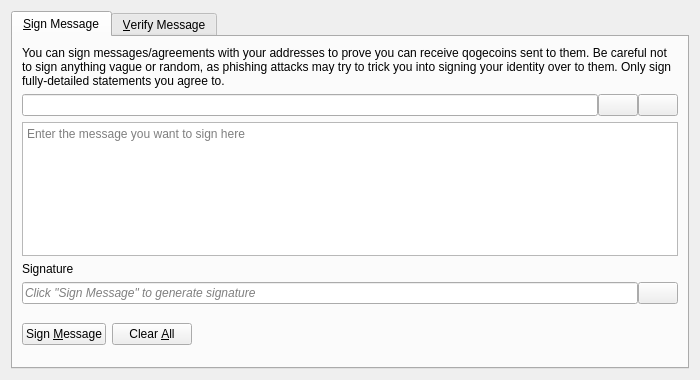
<?xml version="1.0" encoding="UTF-8"?>
<ui version="4.0">
 <class>SignVerifyMessageDialog</class>
 <widget class="QDialog" name="SignVerifyMessageDialog">
  <property name="geometry">
   <rect>
    <x>0</x>
    <y>0</y>
    <width>700</width>
    <height>380</height>
   </rect>
  </property>
  <property name="windowTitle">
   <string>Signatures - Sign / Verify a Message</string>
  </property>
  <property name="modal">
   <bool>true</bool>
  </property>
  <layout class="QVBoxLayout" name="verticalLayout">
   <item>
    <widget class="QTabWidget" name="tabWidget">
     <property name="currentIndex">
      <number>0</number>
     </property>
     <widget class="QWidget" name="tabSignMessage">
      <attribute name="title">
       <string>&amp;Sign Message</string>
      </attribute>
      <layout class="QVBoxLayout" name="verticalLayout_SM">
       <item>
        <widget class="QLabel" name="infoLabel_SM">
         <property name="text">
          <string>You can sign messages/agreements with your addresses to prove you can receive qogecoins sent to them. Be careful not to sign anything vague or random, as phishing attacks may try to trick you into signing your identity over to them. Only sign fully-detailed statements you agree to.</string>
         </property>
         <property name="textFormat">
          <enum>Qt::PlainText</enum>
         </property>
         <property name="wordWrap">
          <bool>true</bool>
         </property>
        </widget>
       </item>
       <item>
        <layout class="QHBoxLayout" name="horizontalLayout_1_SM">
         <property name="spacing">
          <number>0</number>
         </property>
         <item>
          <widget class="QValidatedLineEdit" name="addressIn_SM">
           <property name="toolTip">
            <string>The Qogecoin address to sign the message with</string>
           </property>
          </widget>
         </item>
         <item>
          <widget class="QPushButton" name="addressBookButton_SM">
           <property name="toolTip">
            <string>Choose previously used address</string>
           </property>
           <property name="text">
            <string/>
           </property>
           <property name="icon">
            <iconset resource="../qogecoin.qrc">
             <normaloff>:/icons/address-book</normaloff>:/icons/address-book</iconset>
           </property>
           <property name="shortcut">
            <string>Alt+A</string>
           </property>
           <property name="autoDefault">
            <bool>false</bool>
           </property>
          </widget>
         </item>
         <item>
          <widget class="QPushButton" name="pasteButton_SM">
           <property name="toolTip">
            <string>Paste address from clipboard</string>
           </property>
           <property name="text">
            <string/>
           </property>
           <property name="icon">
            <iconset resource="../qogecoin.qrc">
             <normaloff>:/icons/editpaste</normaloff>:/icons/editpaste</iconset>
           </property>
           <property name="shortcut">
            <string>Alt+P</string>
           </property>
           <property name="autoDefault">
            <bool>false</bool>
           </property>
          </widget>
         </item>
        </layout>
       </item>
       <item>
        <widget class="QPlainTextEdit" name="messageIn_SM">
         <property name="toolTip">
          <string>Enter the message you want to sign here</string>
         </property>
         <property name="placeholderText">
          <string>Enter the message you want to sign here</string>
         </property>
        </widget>
       </item>
       <item>
        <widget class="QLabel" name="signatureLabel_SM">
         <property name="text">
          <string>Signature</string>
         </property>
         <property name="textFormat">
          <enum>Qt::PlainText</enum>
         </property>
        </widget>
       </item>
       <item>
        <layout class="QHBoxLayout" name="horizontalLayout_2_SM">
         <property name="spacing">
          <number>0</number>
         </property>
         <item>
          <widget class="QLineEdit" name="signatureOut_SM">
           <property name="placeholderText">
            <string>Click "Sign Message" to generate signature</string>
           </property>
           <property name="font">
            <font>
             <italic>true</italic>
            </font>
           </property>
           <property name="readOnly">
            <bool>true</bool>
           </property>
          </widget>
         </item>
         <item>
          <widget class="QPushButton" name="copySignatureButton_SM">
           <property name="toolTip">
            <string>Copy the current signature to the system clipboard</string>
           </property>
           <property name="text">
            <string/>
           </property>
           <property name="icon">
            <iconset resource="../qogecoin.qrc">
             <normaloff>:/icons/editcopy</normaloff>:/icons/editcopy</iconset>
           </property>
           <property name="autoDefault">
            <bool>false</bool>
           </property>
          </widget>
         </item>
        </layout>
       </item>
       <item>
        <layout class="QHBoxLayout" name="horizontalLayout_3_SM">
         <item>
          <widget class="QPushButton" name="signMessageButton_SM">
           <property name="toolTip">
            <string>Sign the message to prove you own this Qogecoin address</string>
           </property>
           <property name="text">
            <string>Sign &amp;Message</string>
           </property>
           <property name="icon">
            <iconset resource="../qogecoin.qrc">
             <normaloff>:/icons/edit</normaloff>:/icons/edit</iconset>
           </property>
           <property name="autoDefault">
            <bool>false</bool>
           </property>
          </widget>
         </item>
         <item>
          <widget class="QPushButton" name="clearButton_SM">
           <property name="toolTip">
            <string>Reset all sign message fields</string>
           </property>
           <property name="text">
            <string>Clear &amp;All</string>
           </property>
           <property name="icon">
            <iconset resource="../qogecoin.qrc">
             <normaloff>:/icons/remove</normaloff>:/icons/remove</iconset>
           </property>
           <property name="autoDefault">
            <bool>false</bool>
           </property>
          </widget>
         </item>
         <item>
          <spacer name="horizontalSpacer_1_SM">
           <property name="orientation">
            <enum>Qt::Horizontal</enum>
           </property>
           <property name="sizeHint" stdset="0">
            <size>
             <width>40</width>
             <height>48</height>
            </size>
           </property>
          </spacer>
         </item>
         <item>
          <widget class="QLabel" name="statusLabel_SM">
           <property name="font">
            <font>
             <weight>75</weight>
             <bold>true</bold>
            </font>
           </property>
           <property name="text">
            <string/>
           </property>
           <property name="wordWrap">
            <bool>true</bool>
           </property>
          </widget>
         </item>
         <item>
          <spacer name="horizontalSpacer_2_SM">
           <property name="orientation">
            <enum>Qt::Horizontal</enum>
           </property>
           <property name="sizeHint" stdset="0">
            <size>
             <width>40</width>
             <height>48</height>
            </size>
           </property>
          </spacer>
         </item>
        </layout>
       </item>
      </layout>
     </widget>
     <widget class="QWidget" name="tabVerifyMessage">
      <attribute name="title">
       <string>&amp;Verify Message</string>
      </attribute>
      <layout class="QVBoxLayout" name="verticalLayout_VM">
       <item>
        <widget class="QLabel" name="infoLabel_VM">
         <property name="text">
          <string>Enter the receiver's address, message (ensure you copy line breaks, spaces, tabs, etc. exactly) and signature below to verify the message. Be careful not to read more into the signature than what is in the signed message itself, to avoid being tricked by a man-in-the-middle attack. Note that this only proves the signing party receives with the address, it cannot prove sendership of any transaction!</string>
         </property>
         <property name="textFormat">
          <enum>Qt::PlainText</enum>
         </property>
         <property name="alignment">
          <set>Qt::AlignLeading|Qt::AlignLeft|Qt::AlignTop</set>
         </property>
         <property name="wordWrap">
          <bool>true</bool>
         </property>
        </widget>
       </item>
       <item>
        <layout class="QHBoxLayout" name="horizontalLayout_1_VM">
         <property name="spacing">
          <number>0</number>
         </property>
         <item>
          <widget class="QValidatedLineEdit" name="addressIn_VM">
           <property name="toolTip">
            <string>The Qogecoin address the message was signed with</string>
           </property>
          </widget>
         </item>
         <item>
          <widget class="QPushButton" name="addressBookButton_VM">
           <property name="toolTip">
            <string>Choose previously used address</string>
           </property>
           <property name="text">
            <string/>
           </property>
           <property name="icon">
            <iconset resource="../qogecoin.qrc">
             <normaloff>:/icons/address-book</normaloff>:/icons/address-book</iconset>
           </property>
           <property name="shortcut">
            <string>Alt+A</string>
           </property>
           <property name="autoDefault">
            <bool>false</bool>
           </property>
          </widget>
         </item>
        </layout>
       </item>
       <item>
        <widget class="QPlainTextEdit" name="messageIn_VM">
          <property name="toolTip">
            <string>The signed message to verify</string>
          </property>
          <property name="placeholderText">
            <string>The signed message to verify</string>
          </property>
        </widget>
       </item>
       <item>
        <widget class="QValidatedLineEdit" name="signatureIn_VM">
          <property name="toolTip">
            <string>The signature given when the message was signed</string>
          </property>
          <property name="placeholderText">
            <string>The signature given when the message was signed</string>
          </property>
        </widget>
       </item>
       <item>
        <layout class="QHBoxLayout" name="horizontalLayout_2_VM">
         <item>
          <widget class="QPushButton" name="verifyMessageButton_VM">
           <property name="toolTip">
            <string>Verify the message to ensure it was signed with the specified Qogecoin address</string>
           </property>
           <property name="text">
            <string>Verify &amp;Message</string>
           </property>
           <property name="icon">
            <iconset resource="../qogecoin.qrc">
             <normaloff>:/icons/transaction_0</normaloff>:/icons/transaction_0</iconset>
           </property>
           <property name="autoDefault">
            <bool>false</bool>
           </property>
          </widget>
         </item>
         <item>
          <widget class="QPushButton" name="clearButton_VM">
           <property name="toolTip">
            <string>Reset all verify message fields</string>
           </property>
           <property name="text">
            <string>Clear &amp;All</string>
           </property>
           <property name="icon">
            <iconset resource="../qogecoin.qrc">
             <normaloff>:/icons/remove</normaloff>:/icons/remove</iconset>
           </property>
           <property name="autoDefault">
            <bool>false</bool>
           </property>
          </widget>
         </item>
         <item>
          <spacer name="horizontalSpacer_1_VM">
           <property name="orientation">
            <enum>Qt::Horizontal</enum>
           </property>
           <property name="sizeHint" stdset="0">
            <size>
             <width>40</width>
             <height>48</height>
            </size>
           </property>
          </spacer>
         </item>
         <item>
          <widget class="QLabel" name="statusLabel_VM">
           <property name="font">
            <font>
             <weight>75</weight>
             <bold>true</bold>
            </font>
           </property>
           <property name="text">
            <string/>
           </property>
           <property name="wordWrap">
            <bool>true</bool>
           </property>
          </widget>
         </item>
         <item>
          <spacer name="horizontalSpacer_2_VM">
           <property name="orientation">
            <enum>Qt::Horizontal</enum>
           </property>
           <property name="sizeHint" stdset="0">
            <size>
             <width>40</width>
             <height>48</height>
            </size>
           </property>
          </spacer>
         </item>
        </layout>
       </item>
      </layout>
     </widget>
    </widget>
   </item>
  </layout>
 </widget>
 <customwidgets>
  <customwidget>
   <class>QValidatedLineEdit</class>
   <extends>QLineEdit</extends>
   <header>qt/qvalidatedlineedit.h</header>
  </customwidget>
 </customwidgets>
 <resources>
  <include location="../qogecoin.qrc"/>
 </resources>
 <connections/>
</ui>
